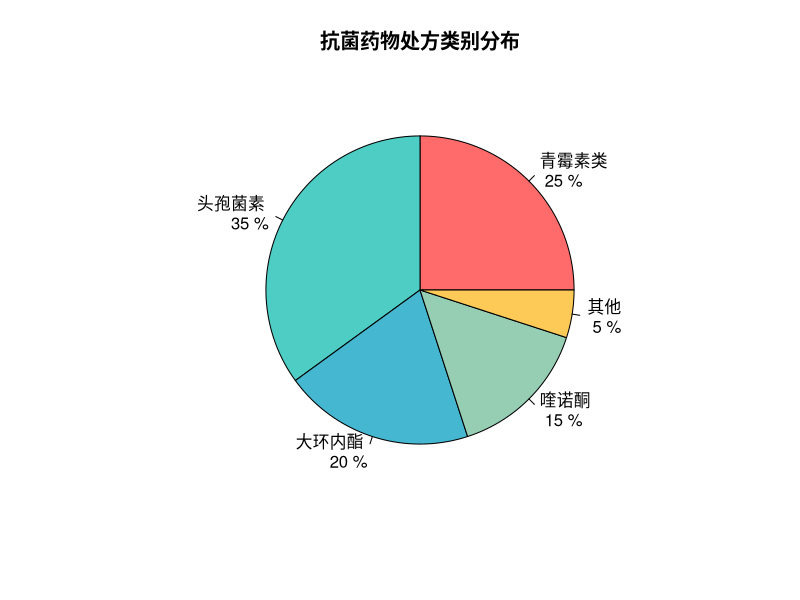
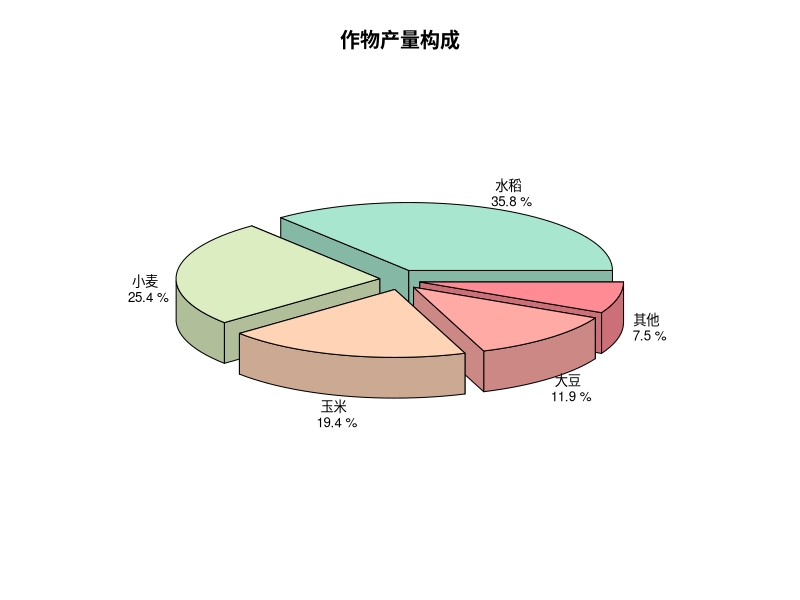
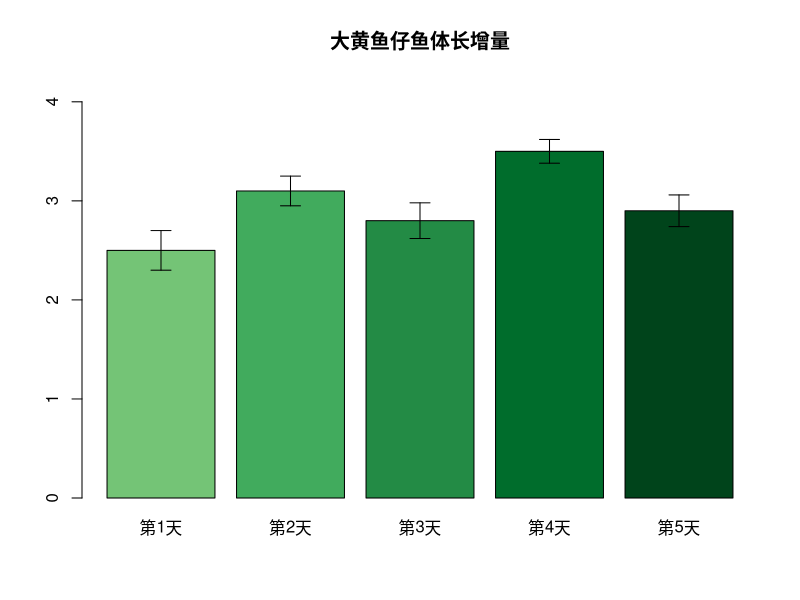
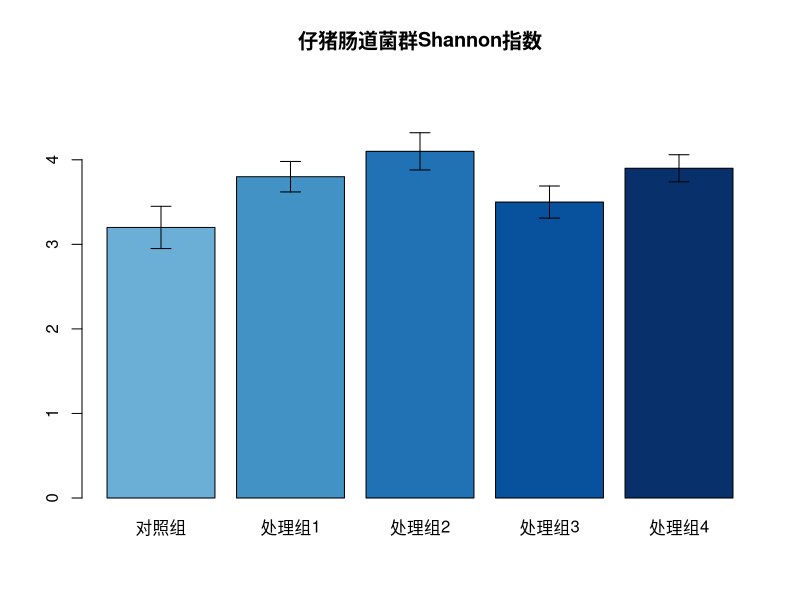
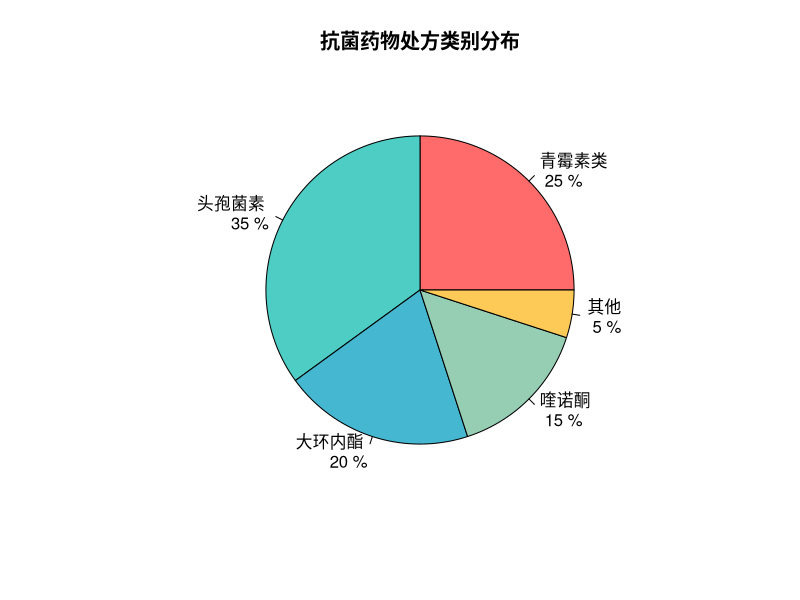
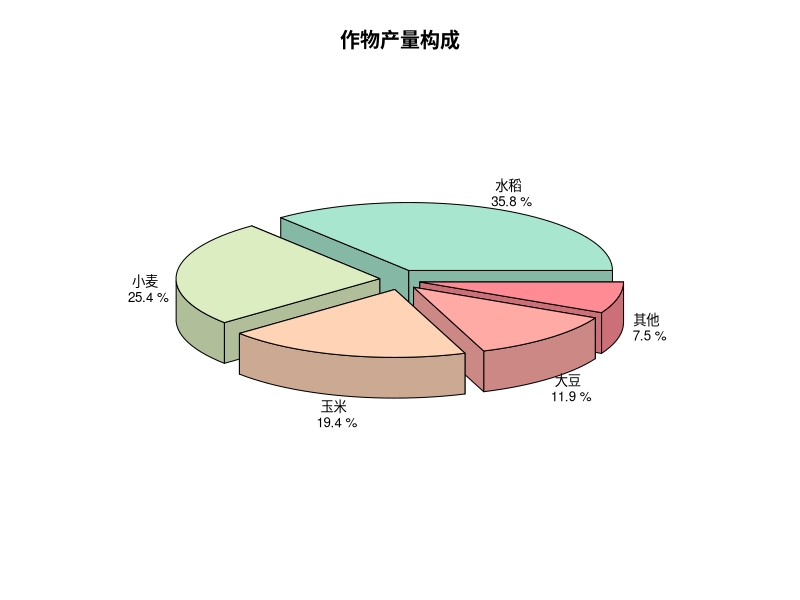
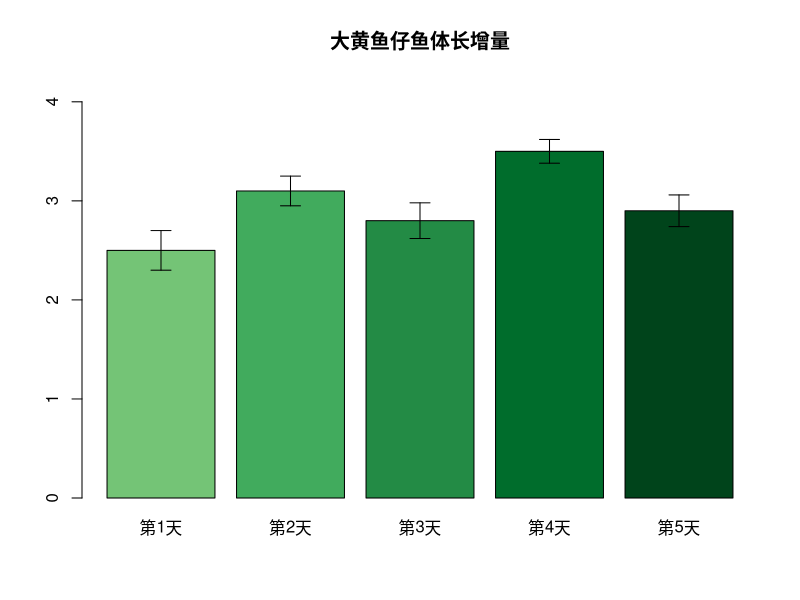
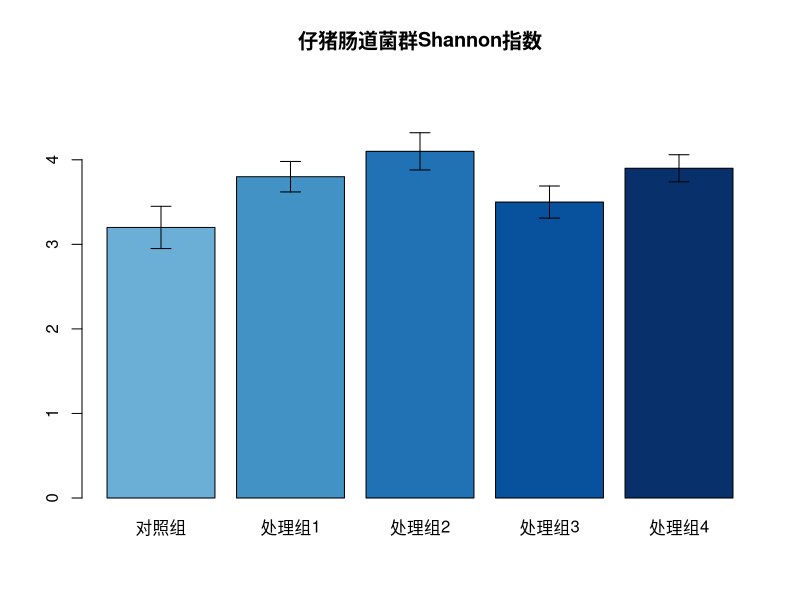

Reproduce these figures in R, in order.
# 实战1 数据可视化 - 饼图和条形图
# 功能：绘制2D/3D饼图和条形图，包含误差棒等高级设置

# 创建输出文件夹
output_dir <- "s7_a1"
if (!dir.exists(output_dir)) {
  dir.create(output_dir, recursive = TRUE)
  cat("创建文件夹:", output_dir, "\n")
}

# 加载必要的包
library(plotrix)  # 用于绘制3D饼图

# 函数：绘制2D饼图
# 输入：data - 数据向量，labels - 标签向量，colors - 颜色向量，title - 图表标题
# 输出：无返回值，直接绘制图形
plot_2d_pie <- function(data, labels, colors = NULL, title = "2D饼图") {
  if (is.null(colors)) {
    colors <- rainbow(length(data))
  }
  
  # 计算百分比
  percentages <- round(data / sum(data) * 100, 1)
  labels_with_percent <- paste(labels, "\n", percentages, "%")
  
  # 绘制2D饼图
  pie(data, 
      labels = labels_with_percent,
      col = colors,
      main = title)
}

# 函数：绘制3D饼图
# 输入：data - 数据向量，labels - 标签向量，colors - 颜色向量，title - 图表标题，explode - 炸开效果
# 输出：无返回值，直接绘制图形
plot_3d_pie <- function(data, labels, colors = NULL, title = "3D饼图", explode = 0.1) {
  if (is.null(colors)) {
    colors <- rainbow(length(data))
  }
  
  # 计算百分比
  percentages <- round(data / sum(data) * 100, 1)
  labels_with_percent <- paste(labels, "\n", percentages, "%")
  
  # 绘制3D饼图
  pie3D(data, 
        labels = labels_with_percent,
        col = colors,
        main = title,
        explode = explode,
        labelcex = 0.8)
}

# 函数：绘制条形图（含误差棒）
# 输入：data - 数据向量或矩阵，errors - 误差向量，colors - 颜色向量，title - 图表标题
# 输出：无返回值，直接绘制图形
plot_bar_with_error <- function(data, errors = NULL, colors = NULL, title = "条形图") {
  if (is.null(colors)) {
    colors <- rainbow(length(data))
  }
  
  # 绘制条形图
  bar_positions <- barplot(data, 
                          col = colors,
                          main = title,
                          ylim = c(0, max(data) * 1.2),
                          names.arg = names(data))
  
  # 添加误差棒（如果提供）
  if (!is.null(errors)) {
    arrows(bar_positions, data - errors, 
           bar_positions, data + errors, 
           angle = 90, code = 3, length = 0.1)
  }
}

# 示例1：抗菌药物处方类别饼图
cat("示例1：抗菌药物处方类别饼图\n")
prescription_data <- c(25, 35, 20, 15, 5)
prescription_labels <- c("青霉素类", "头孢菌素", "大环内酯", "喹诺酮", "其他")
prescription_colors <- c("#FF6B6B", "#4ECDC4", "#45B7D1", "#96CEB4", "#FECA57")

# 绘制2D饼图
plot_2d_pie(prescription_data, prescription_labels, prescription_colors, 
            "抗菌药物处方类别分布")

# 保存为PNG文件
png(file.path(output_dir, "drug_prescription_pie.png"), width = 800, height = 600)
plot_2d_pie(prescription_data, prescription_labels, prescription_colors, 
            "抗菌药物处方类别分布")
dev.off()

# 示例2：作物产量3D饼图
cat("示例2：作物产量3D饼图\n")
crop_yield_data <- c(120, 85, 65, 40, 25)
crop_yield_labels <- c("水稻", "小麦", "玉米", "大豆", "其他")
crop_yield_colors <- c("#A8E6CF", "#DCEDC1", "#FFD3B6", "#FFAAA5", "#FF8B94")

# 绘制3D饼图
plot_3d_pie(crop_yield_data, crop_yield_labels, crop_yield_colors, 
            "作物产量构成", explode = 0.1)

# 保存为PDF文件（添加中文字体支持）
pdf(file.path(output_dir, "crop_yield_pie3d.pdf"), width = 8, height = 6, family = "GB1")
plot_3d_pie(crop_yield_data, crop_yield_labels, crop_yield_colors, 
            "作物产量构成", explode = 0.1)
dev.off()

# 示例3：大黄鱼仔鱼体长增量条形图
cat("示例3：大黄鱼仔鱼体长增量条形图\n")
fish_length_data <- c(2.5, 3.1, 2.8, 3.5, 2.9)
names(fish_length_data) <- c("第1天", "第2天", "第3天", "第4天", "第5天")
fish_length_errors <- c(0.2, 0.15, 0.18, 0.12, 0.16)

# 绘制条形图（含误差棒）
plot_bar_with_error(fish_length_data, fish_length_errors, 
                    colors = c("#74C476", "#41AB5D", "#238B45", "#006D2C", "#00441B"),
                    title = "大黄鱼仔鱼体长增量")

# 保存为PNG文件
png(file.path(output_dir, "fish_length_increase_bar.png"), width = 800, height = 600)
plot_bar_with_error(fish_length_data, fish_length_errors, 
                    colors = c("#74C476", "#41AB5D", "#238B45", "#006D2C", "#00441B"),
                    title = "大黄鱼仔鱼体长增量")
dev.off()

# 示例4：仔猪肠道菌群Shannon指数条形图
cat("示例4：仔猪肠道菌群Shannon指数条形图\n")
shannon_data <- c(3.2, 3.8, 4.1, 3.5, 3.9)
names(shannon_data) <- c("对照组", "处理组1", "处理组2", "处理组3", "处理组4")
shannon_errors <- c(0.25, 0.18, 0.22, 0.19, 0.16)

# 绘制条形图（含误差棒）
plot_bar_with_error(shannon_data, shannon_errors, 
                    colors = c("#6BAED6", "#4292C6", "#2171B5", "#08519C", "#08306B"),
                    title = "仔猪肠道菌群Shannon指数")

# 保存为PDF文件（添加中文字体支持）
pdf(file.path(output_dir, "pig_shannon_bar_error.pdf"), width = 8, height = 6, family = "GB1")
plot_bar_with_error(shannon_data, shannon_errors, 
                    colors = c("#6BAED6", "#4292C6", "#2171B5", "#08519C", "#08306B"),
                    title = "仔猪肠道菌群Shannon指数")
dev.off()

cat("实战1数据可视化完成！所有图形已保存到文件夹:", output_dir, "\n")